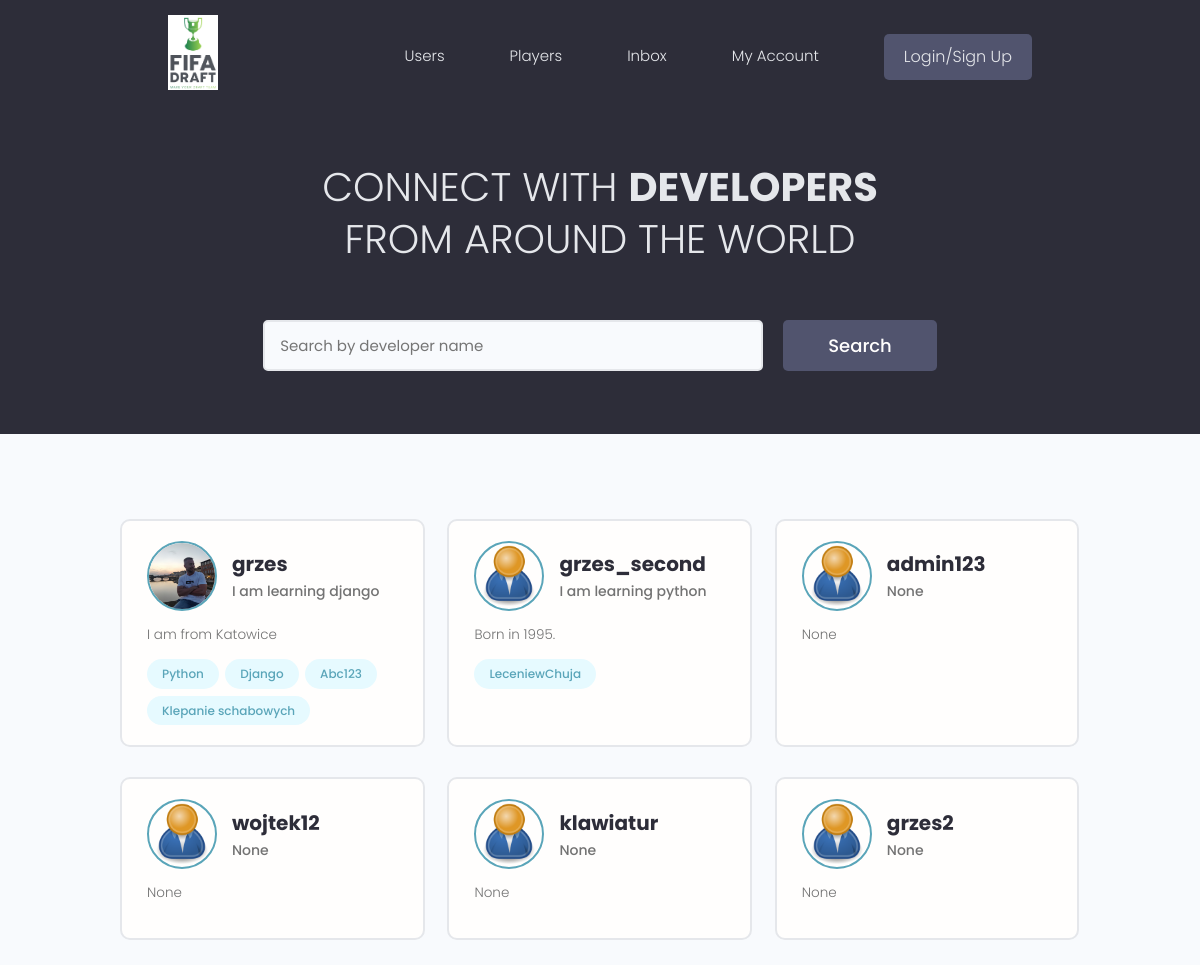
The app's page /, older data.
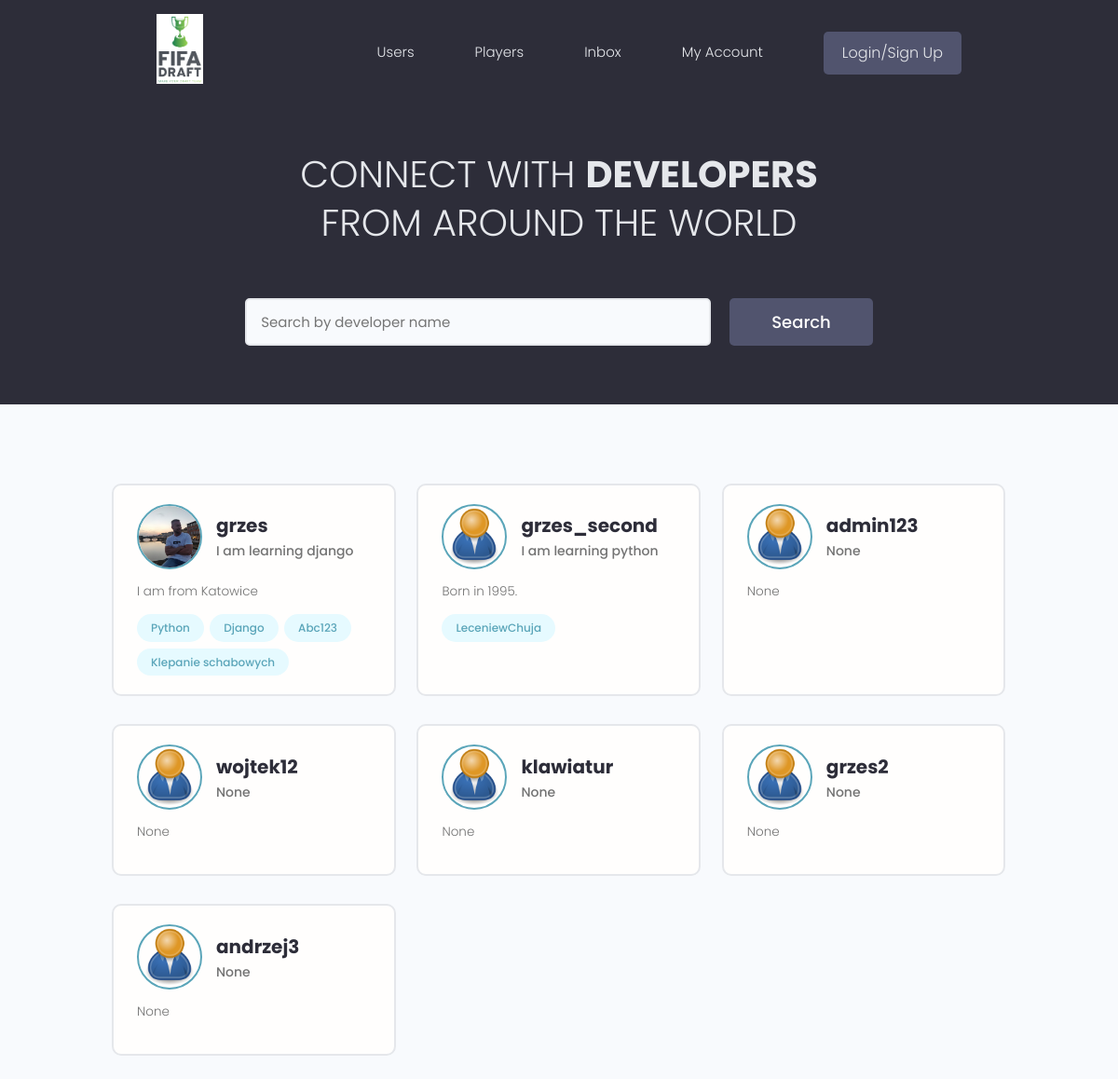
The same page, newer data.
### users/models.py (models this page shows, shortened)
class Profile(models.Model):
    user = models.OneToOneField(User, on_delete=models.CASCADE, null=True, blank=True)
    name = models.CharField(max_length=100, blank=True, null=True)
    username = models.CharField(max_length=100, blank=True, null=True)
    location = models.CharField(max_length=100, blank=True, null=True)
    email = models.EmailField(max_length=100, blank=True, null=True)
    short_intro = models.CharField(max_length=250, blank=True, null=True)
    bio = models.TextField(blank=True, null=True)
    profile_image = models.ImageField(
        null=True,
        blank=True,
        upload_to="profile_images/",
        default="profile_images/user-default.png",
    )
    social_github = models.CharField(max_length=200, blank=True, null=True)
    social_twitter = models.CharField(max_length=200, blank=True, null=True)
    social_linkedin = models.CharField(max_length=200, blank=True, null=True)
    social_youtube = models.CharField(max_length=200, blank=True, null=True)
    social_website = models.CharField(max_length=200, blank=True, null=True)
    created = models.DateTimeField(auto_now_add=True)
    id = models.UUIDField(
        default=uuid.uuid4, unique=True, primary_key=True, editable=False
    )

class Skill(models.Model):
    owner = models.ForeignKey(Profile, on_delete=models.CASCADE, null=True, blank=True)
    name = models.CharField(max_length=200, blank=True, null=True)
    description = models.TextField(null=True, blank=True)
    created = models.DateTimeField(auto_now_add=True)
    id = models.UUIDField(
        default=uuid.uuid4, unique=True, primary_key=True, editable=False
    )
    def __str__(self):
        return str(self.name)

### users/views.py (the view)
# urls.py: path("", views.profiles, name="profiles"),
def profiles(request):
    profiles = Profile.objects.all()
    context = {"profiles": profiles}
    return render(request, "users/profiles.html", context)

### users/templates/users/profiles.html (shortened to what this page needs)
{% extends 'main.html'%}
{% block content %}
  <main class="home">
    <section class="hero-section text-center">
      <div class="container container--narrow">
        <div class="hero-section__box">
          <h2>CONNECT WITH <span>DEVELOPERS</span></h2>
          <h2>FROM AROUND THE WORLD</h2>
        </div>
        <div class="hero-section__search">
          <form class="form" action="#" method="get">
            <div class="form__field">
              <input class="input input--text" id="formInput#search" type="text" name="text"
                placeholder="Search by developer name" />
            </div>
            <input class="btn btn--sub btn--lg" type="submit" value="Search" />
          </form>
        </div>
      </div>
    </section>
    <section class="devlist">
      <div class="container">
        <div class="grid grid--three">
         {% for profile in profiles %}
          <div class="column card">
            <div class="dev">
              <a href="{% url 'user-profile' profile.id %}" class="card__body">
                <div class="dev__profile">
                  <img class="avatar avatar--md" src={{profile.profile_image.url}} alt="image" />
                  <div class="dev__meta">
                    <h3>{{ profile.user }}</h3>
                    <h5>{{ profile.short_intro|slice:'60' }}</h5>
                  </div>
                </div>
                <p class="dev__info">
                  {{ profile.bio|slice:'150' }}</p>
                <div class="dev__skills">
                  {% for skill in profile.skill_set.all %}
                  <span class="tag tag--pill tag--main">
                    <small>{{ skill }}</small>
                  </span>
                  {% endfor %}
                </div>
              </a>
            </div>
          </div>
         {% endfor %}
        </div>
      </div>
    </section>
  </main>
{% endblock content %}

Row changes from the older to the newer data that the page shows:
added Profile: profile_image (placeholder picture), user "andrzej3", short_intro "None", bio "None"
